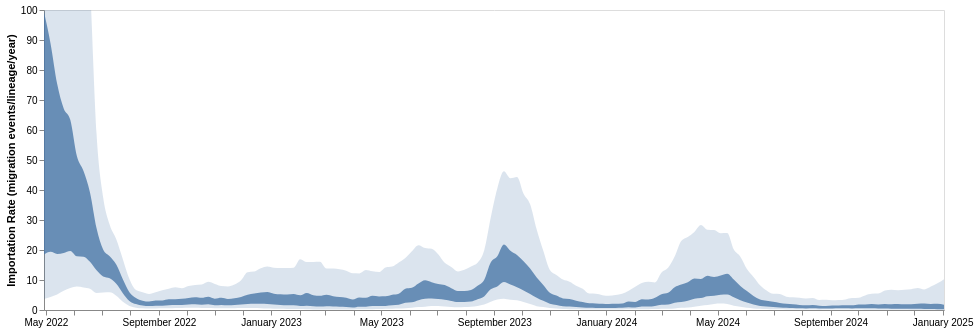

Source (notebook cell):
### Code cell
#domain = ['CentralEurope', 'NorthAmerica', 'SouthAmerica' ,"SouthernEurope", "WesternEurope"]
range_ = ['#EEC060', '#2664A5', '#A76BB1', "#EEA160", "#356D4C"]
line_mig = alt.Chart(test_mig).mark_area(interpolate='monotone', opacity = 0.8).encode(
    alt.X('date:T', axis=alt.Axis(title="", grid=False,tickCount = "month",  format="%B %Y")),
    alt.Y('lower_hpd_linear_50',axis=alt.Axis(title="Importation Rate (migration events/lineage/year)", grid=False)),#,scale=alt.Scale(domain=(0, 13))),
    alt.Y2('upper_hpd_linear_50' ),
    
).properties(
    width=900,
    height=300
)

band_mig = alt.Chart(test_mig).mark_area(interpolate='monotone', opacity = 0.2, clip = True).encode(
    alt.X('date:T', axis=alt.Axis(title="", grid=False,tickCount = "month",  format="%B %Y")),
    alt.Y('lower_hpd_linear',axis=alt.Axis(title="Importation Rate (migration events/lineage/year)", grid=False), scale=alt.Scale(domain=(0, 100))),
    alt.Y2('upper_hpd_linear' ),
    
).properties(
    width=900,
    height=300
)


mig_plot = (line_mig + band_mig)
mig_plot

### Figure 1 — Vega-Lite specification as saved in the notebook (floating-point values rounded to 4 significant figures; data arrays with more than 128 entries replaced by an {"elided": "..."} marker saying what was removed)
{"config": {"view": {"continuousWidth": 400, "continuousHeight": 300}}, "layer": [{"mark": {"type": "area", "interpolate": "monotone", "opacity": 0.8}, "encoding": {"x": {"axis": {"format": "%B %Y", "grid": false, "tickCount": "month", "title": ""}, "field": "date", "type": "temporal"}, "y": {"axis": {"grid": false, "title": "Importation Rate (migration events/lineage/year)"}, "field": "lower_hpd_linear_50", "type": "quantitative"}, "y2": {"field": "upper_hpd_linear_50"}}, "height": 300, "width": 900}, {"mark": {"type": "area", "clip": true, "interpolate": "monotone", "opacity": 0.2}, "encoding": {"x": {"axis": {"format": "%B %Y", "grid": false, "tickCount": "month", "title": ""}, "field": "date", "type": "temporal"}, "y": {"axis": {"grid": false, "title": "Importation Rate (migration events/lineage/year)"}, "field": "lower_hpd_linear", "scale": {"domain": [0, 100]}, "type": "quantitative"}, "y2": {"field": "upper_hpd_linear"}}, "height": 300, "width": 900}], "data": {"name": "data-d4ac505f40fdefe5b7bc42c3807764ec"}, "$schema": "https://vega.github.io/schema/vega-lite/v4.17.0.json", "datasets": {"data-d4ac505f40fdefe5b7bc42c3807764ec": {"elided": "138 records"}}}
